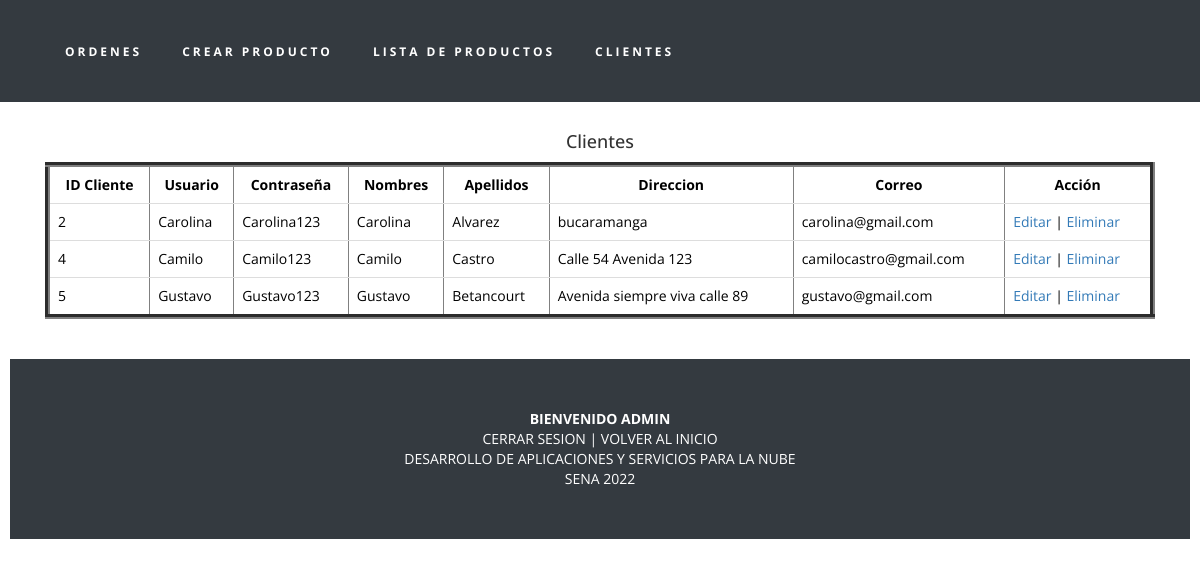
/ClientesManejo.php (signed in), run on the app's committed database.
### tables this page shows
CREATE TABLE `usuarios` (
  `CustomerID` int(11) NOT NULL,
  `Username` varchar(30) DEFAULT NULL,
  `Password` varchar(30) DEFAULT NULL,
  `Role` varchar(30) DEFAULT NULL,
  `nombres` varchar(30) DEFAULT NULL,
  `apellidos` varchar(30) DEFAULT NULL,
  `direccion` varchar(30) DEFAULT NULL,
  `correo` varchar(30) DEFAULT NULL
);

### Connection.php (called while the page is built, shortened)
<?php
	$Username = "root";
?>

### ClientesManejo.php (the view, shortened to what this page needs)
<!DOCTYPE html>
<html lang="en">
<head>
    <link href="css/bootstrap.min.css" rel="stylesheet">
    <link href="css/business-casual.css" rel="stylesheet">
</head>
<body>
    <nav class="navbar navbar-default" role="navigation">
        <div class="container">
            <div class="collapse navbar-collapse" id="bs-example-navbar-collapse-1">
                <ul class="nav navbar-nav">
					<li><a href="OrdenesManejo.php">Ordenes</a></li>
					<li><a href="ProductosManejo.php?ProductAction=Add">Crear Producto</a></li>
					<li><a href="ProductosLista.php">Lista de Productos</a></li>
                    <li><a href="ClientesManejo.php">Clientes</a></li>
                </ul>
            </div>
        </div>
    </nav>
    <div class="container">
            <div class="box">
                <div class="col-lg-12">
					<div class="table-responsive">
						<h4 style="text-align:center;">Clientes</h4>
						<table border="5px" class="table">
							<tr style="text-align: center; color: Black; font-weight: bold;">
								<td>ID Cliente</td>
								<td>Usuario</td>
								<td>Contraseña</td>
								<td>Nombres</td>
								<td>Apellidos</td>
								<td>Direccion</td>
								<td>Correo</td>
								<td>Acción</td>
							</tr>
								<?php
								require 'Connection.php';
								$sql = "select CustomerID,Username,Password,nombres,apellidos,direccion,correo from usuarios where Role = 'User'";
								$Resulta = mysqli_query($Conn,$sql);
								while($Rows = mysqli_fetch_array($Resulta)):;
								?>
							<tr style="color: black">
								<td><?php $cid = $Rows[0]; echo $cid; ?></td>
								<td><?php echo $Rows[1]; ?></td>
								<td><?php echo $Rows[2]; ?></td>
								<td><?php echo $Rows[3]; ?></td>
								<td><?php echo $Rows[4]; ?></td>
								<td><?php echo $Rows[5]; ?></td>
								<td><?php echo $Rows[6]; ?></td>
								<td>
								<a href="#" onclick="actionOnclick('Edit',<?php echo $cid; ?>)">Editar</a> |
								<a href="#" onclick="actionOnclick('Delete',<?php echo $cid; ?>)">Eliminar</a>
								</td>
								<?php endwhile; ?>
							</tr>
						</table>
					</div>
                </div>
			  </div>
    </div>
	<footer>
        <div class="container-fluid">
                <div class="footer titles">
                    <p>
					<?php echo '<strong>Bienvenido Admin</strong>'; ?>
					<br>
					<?php if($Username == null){echo '<a href="Login.php?Role=User">CERRAR SESION</a>';} else {echo '<a href="Logout.php">CERRAR SESION</a>';} ?> |
					<a href="#">Volver al inicio</a>
					<br>
					DESARROLLO DE APLICACIONES Y SERVICIOS PARA LA NUBE <br> SENA 2022
					</p>
            </div>
        </div>
    </footer>
</body>
</html>

### css/business-casual.css (style rules this page uses)
body { font-family: "Open Sans","Helvetica Neue",Helvetica,Arial,sans-serif; -webkit-background-size: cover; -moz-background-size: cover; background-size: cover; -o-background-size: cover; }
.titles { text-transform: uppercase; text-align: center; }
.navbar-nav { text-transform: uppercase; font-weight: 400; letter-spacing: 3px; }
footer { background: #fff; background: rgba(255,255,255,0.9); margin-top: 20px; }
footer p { margin: 0; padding: 50px 0; color: white; }
footer p a { margin: 0; font-size: 14px; color: white; }
@media screen and (min-width:768px) { .navbar { border-radius: 0; } }
@media screen and (min-width:768px) { .navbar, .footer { min-height: 0; background-color: #343a40; } }
@media screen and (min-width:768px) { .navbar-default { border: none; background: #fff; background-color: #343a40; } }
@media screen and (min-width:768px) { .navbar-default .navbar-nav>li>a { color: white; font-weight:bold; } }
@media screen and (min-width:768px) { .nav>li>a { padding: 35px; color: white; } }
@media screen and (min-width:768px) { .navbar-nav>li>a { line-height: normal; } }
@media screen and (min-width:768px) { .navbar-nav { display: flex; float: none; margin: 0 auto; table-layout: fixed; font-size: 12px; } }
@media screen and (min-width:1200px) { .box:after { content: ''; display: table; clear: both; } }

### data on the page
usuarios: CustomerID "2", Username "Carolina", Password "Carolina123", nombres "Carolina", apellidos "Alvarez", direccion "bucaramanga", correo "carolina@gmail.com"
usuarios: CustomerID "4", Username "Camilo", Password "Camilo123", nombres "Camilo", apellidos "Castro", direccion "Calle 54 Avenida 123", correo "camilocastro@gmail.com"
usuarios: CustomerID "5", Username "Gustavo", Password "Gustavo123", nombres "Gustavo", apellidos "Betancourt", direccion "Avenida siempre viva calle 89", correo "gustavo@gmail.com"
